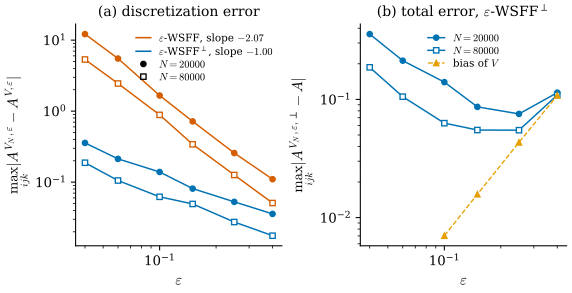

This chart was generated by the following Python code:
"""Figure 48.5.1: the two convergence rates of [BLM22] Theorems 6.8 and 6.11 on the unit sphere.

V is the unit sphere (multiplicity 1), represented by a Fibonacci point cloud of 400000 points with exact tangent
planes (a proxy for the continuous V: its own discretisation error is below 0.02 for eps >= 0.04).
V_N is an i.i.d. area-uniform sample of N = 20000 or 80000 points with exact tangent planes, masses 4 pi / N.
At 60 sample points z of V_N (so x = z, |x - z| = 0, d_2 = 0) and for eps = 0.04 ... 0.4 we compute
  (a) the discrepancies max_ijk |A^{V_N,eps}(z) - A^{V,eps}(z)| (epsilon-WSFF, (6.9), c^{V,eps} with eta = rho) and
      max_ijk |A^{V_N,eps,perp}(z) - A^{V,eps,perp}(z)| (epsilon-WSFF-perp, (6.22)), averaged over the 60 points:
      the quantities bounded in (6.16) and (6.25);
  (b) the total error max_ijk |A^{V_N,eps,perp}(z) - A(z)| against the exact tensor A_ijk = -(P_ij z_k + P_ik z_j),
      and the bias max_ijk |A^{V,eps,perp} - A| of the proxy itself.
Kernels of [BLM22] Section 7.1: rho(t) = exp(-1/(1 - t^2)), natural xi = -t rho'/n.

Run from the project root: PYTHONPATH=tools python3 chapters/48-paper-varifold-curvatures/figures/fig-48-5-1-two-rates.py
"""
import os

for _k in ("OMP_NUM_THREADS", "OPENBLAS_NUM_THREADS", "MKL_NUM_THREADS"):
    os.environ.setdefault(_k, "4")  # keep BLAS from using every core

import sys
from pathlib import Path

import numpy as np

sys.path.insert(0, str(Path(__file__).resolve().parents[1] / "lib"))
import dgfig  # noqa: E402

dgfig.setup()
import matplotlib.pyplot as plt  # noqa: E402

import var48 as v  # noqa: E402

C = dgfig.COLORS
EPS = np.array([0.04, 0.06, 0.1, 0.15, 0.25, 0.4])
NP = 400000
Xp = v.fib_sphere(NP)
Pp = v.proj_from_normal(Xp)
mp = np.full(NP, 4 * np.pi / NP)


def exact_A(P, x):
    return -(np.einsum("ij,k->ijk", P, x) + np.einsum("ik,j->ijk", P, x))


def experiment(N):
    Z = np.random.default_rng(N).normal(size=(N, 3))
    X = Z / np.linalg.norm(Z, axis=1)[:, None]
    P = v.proj_from_normal(X)
    m = np.full(N, 4 * np.pi / N)
    idx = np.random.default_rng(1).choice(N, 60, replace=False)
    out = np.zeros((len(EPS), 3))
    for a, eps in enumerate(EPS):
        rows = []
        for i in idx:
            x = X[i]
            nb, nbp = v.ball(X, x, eps), v.ball(Xp, x, eps)
            Aw = v.wsff(x, X[nb], P[nb], m[nb], eps, 3, 2)
            Awp = v.wsff(x, Xp[nbp], Pp[nbp], mp[nbp], eps, 3, 2)
            Ap = v.wsff_perp(x, P[i], X[nb], P[nb], m[nb], eps, 3, 2)
            App = v.wsff_perp(x, P[i], Xp[nbp], Pp[nbp], mp[nbp], eps, 3, 2)
            rows.append([np.abs(Aw - Awp).max(), np.abs(Ap - App).max(), np.abs(Ap - exact_A(P[i], x)).max()])
        out[a] = np.mean(rows, axis=0)
    return out


R20, R80 = experiment(20000), experiment(80000)
bias = []
for eps in EPS:
    b = []
    for i in range(0, NP, NP // 60)[:60]:
        nbp = v.ball(Xp, Xp[i], eps)
        b.append(np.abs(v.wsff_perp(Xp[i], Pp[i], Xp[nbp], Pp[nbp], mp[nbp], eps, 3, 2) - exact_A(Pp[i], Xp[i])).max())
    bias.append(np.mean(b))
bias = np.array(bias)


def slope(e, y):
    return np.polyfit(np.log(e), np.log(y), 1)[0]


# self-checks
sW, sP = slope(EPS, R20[:, 0]), slope(EPS, R20[:, 1])
assert -2.2 < sW < -1.8 and -1.15 < sP < -0.85, (sW, sP)
assert -2.2 < slope(EPS, R80[:, 0]) < -1.8 and -1.15 < slope(EPS, R80[:, 1]) < -0.85
ratio = R80[:, :2] / R20[:, :2]                                  # four times more points: about half the error
assert np.all(ratio < 0.65) and 0.42 < ratio.mean() < 0.58, ratio
assert abs(slope(EPS[2:], bias[2:]) - 2) < 0.25                 # bias of the proxy ~ eps^2
assert np.argmin(R80[:, 2]) in (3, 4) and np.argmin(R20[:, 2]) in (3, 4)

fig, axes = plt.subplots(1, 2, figsize=(6.6, 3.0), gridspec_kw={"wspace": 0.38})
ax = axes[0]
for R, mk, fc, lab in ((R20, "o", None, "20000"), (R80, "s", "white", "80000")):
    ax.loglog(EPS, R[:, 0], mk + "-", color=C["normal"], ms=4, lw=1.1, mfc=fc or C["normal"])
    ax.loglog(EPS, R[:, 1], mk + "-", color=C["tangent"], ms=4, lw=1.1, mfc=fc or C["tangent"])
ax.plot([], [], color=C["normal"], lw=1.2, label=r"$\varepsilon$-WSFF, slope $%.2f$" % sW)
ax.plot([], [], color=C["tangent"], lw=1.2, label=r"$\varepsilon$-WSFF$^\perp$, slope $%.2f$" % sP)
ax.plot([], [], "o", color=C["main"], ms=4, label=r"$N = 20000$")
ax.plot([], [], "s", color=C["main"], mfc="white", ms=4, label=r"$N = 80000$")
ax.legend(loc="upper right", fontsize=7.8, frameon=False, handlelength=1.4, labelspacing=0.25)
ax.set_xlabel(r"$\varepsilon$")
ax.set_ylabel(r"$\max_{ijk}|A^{V_N,\varepsilon} - A^{V,\varepsilon}|$")
ax.set_title(r"(a) discretization error", fontsize=10.5)

ax = axes[1]
ax.loglog(EPS, R20[:, 2], "o-", color=C["tangent"], ms=4, lw=1.1, label=r"$N = 20000$")
ax.loglog(EPS, R80[:, 2], "s-", color=C["tangent"], mfc="white", ms=4, lw=1.1, label=r"$N = 80000$")
ax.loglog(EPS[2:], bias[2:], "^--", color=C["accent"], ms=4, lw=1.0, label=r"bias of $V$")
ax.legend(loc="upper center", fontsize=7.8, frameon=False, handlelength=1.6, labelspacing=0.25)
ax.set_xlabel(r"$\varepsilon$")
ax.set_ylabel(r"$\max_{ijk}|A^{V_N,\varepsilon,\perp} - A|$")
ax.set_title(r"(b) total error, $\varepsilon$-WSFF$^\perp$", fontsize=10.5)
for a in axes:
    for sp in ("top", "right"):
        a.spines[sp].set_visible(False)

np.set_printoptions(precision=4, suppress=False)
print("N=20000:", R20.round(4).tolist())
print("N=80000:", R80.round(4).tolist())
print("bias:", bias.round(4).tolist(), " slopes", round(sW, 2), round(sP, 2), " mean ratio", round(ratio.mean(), 3))
dgfig.save(fig, __file__)
